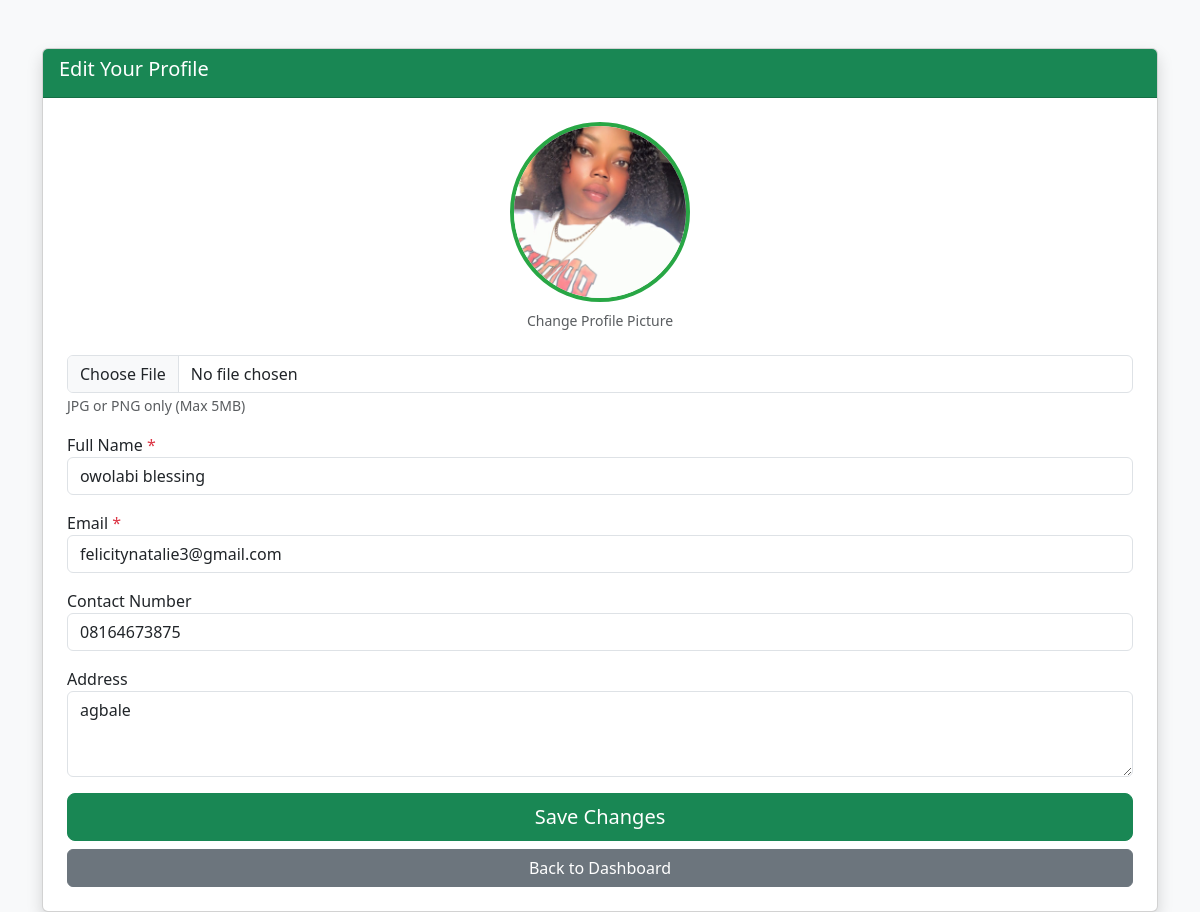
Page /edit_profile.php (signed in) on the committed database.
### tables this page shows
CREATE TABLE IF NOT EXISTS `students` (
  `id` int NOT NULL AUTO_INCREMENT,
  `matric_no` varchar(20) DEFAULT NULL,
  `name` varchar(150) NOT NULL,
  `email` varchar(150) DEFAULT NULL,
  `contact` varchar(50) DEFAULT NULL,
  `session` varchar(20) NOT NULL,
  `address` text,
  `department_id` int NOT NULL,
  `password_hash` varchar(255) NOT NULL,
  `role` enum('student') DEFAULT 'student',
  `passport` varchar(255) DEFAULT NULL,
  `level` varchar(10) DEFAULT NULL,
  `nd_type` varchar(10) DEFAULT NULL,
  `pair_id` int DEFAULT NULL,
  `supervisor` varchar(100) DEFAULT NULL,
  `project_title` varchar(255) DEFAULT NULL,
  `approved` tinyint(1) DEFAULT '0',
  `created_at` timestamp NULL DEFAULT CURRENT_TIMESTAMP,
  PRIMARY KEY (`id`),
  UNIQUE KEY `matric_no` (`matric_no`),
  KEY `idx_matric_no` (`matric_no`),
  KEY `idx_email` (`email`),
  KEY `idx_pair` (`pair_id`)
);

### edit_profile.php (the view, shortened to what this page needs)
<?php
require_once 'config.php';
$user_id = $_SESSION['user_id'];
$stmt = $pdo->prepare("SELECT * FROM students WHERE id = ?");
$stmt->execute([$user_id]);
$student = $stmt->fetch();
?>
<!DOCTYPE html>
<html lang="en">
<head>
    <link href="https://cdn.jsdelivr.net/npm/bootstrap@5.3.3/dist/css/bootstrap.min.css" rel="stylesheet">
</head>
<body class="bg-light">
<div class="container mt-5">
    <div class="card shadow">
        <div class="card-header bg-success text-white">
            <h5>Edit Your Profile</h5>
        </div>
        <div class="card-body p-4">
            <form method="POST" enctype="multipart/form-data">
                <div class="text-center mb-4">
                    <?php if (!empty($student['passport'])): ?>
                        <img src="uploads/passports/<?= htmlspecialchars($student['passport']) ?>"
                             class="passport-preview mb-2" alt="Current Photo">
                    <?php else: ?>
                        <div class="passport-preview bg-secondary d-flex align-items-center justify-content-center text-white fs-1 mb-2">
                            👤
                        </div>
                    <?php endif; ?>
                    <p class="small text-muted">Change Profile Picture</p>
                </div>
                <div class="mb-3">
                    <input type="file" name="passport" class="form-control" accept="image/jpeg,image/png">
                    <small class="text-muted">JPG or PNG only (Max 5MB)</small>
                </div>
                <div class="mb-3">
                    <label>Full Name <span class="text-danger">*</span></label>
                    <input type="text" name="name" class="form-control" value="<?= htmlspecialchars($student['name']) ?>" required>
                </div>
                <div class="mb-3">
                    <label>Email <span class="text-danger">*</span></label>
                    <input type="email" name="email" class="form-control" value="<?= htmlspecialchars($student['email']) ?>" required>
                </div>
                <div class="mb-3">
                    <label>Contact Number</label>
                    <input type="text" name="contact" class="form-control" value="<?= htmlspecialchars($student['contact'] ?? '') ?>">
                </div>
                <div class="mb-3">
                    <label>Address</label>
                    <textarea name="address" class="form-control" rows="3"><?= htmlspecialchars($student['address'] ?? '') ?></textarea>
                </div>
                <button type="submit" class="btn btn-success btn-lg w-100">Save Changes</button>
                <a href="student_dashboard.php" class="btn btn-secondary w-100 mt-2">Back to Dashboard</a>
            </form>
        </div>
    </div>
</div>
</body>
</html>

### edit_profile.php (style rules this page uses)
.passport-preview { width: 180px; height: 180px; object-fit: cover; border-radius: 50%; border: 4px solid #28a745; }

### rows in the picture
students: passport (picture), name "owolabi blessing", email "felicitynatalie3@gmail.com", contact "08164673875", address "agbale"
